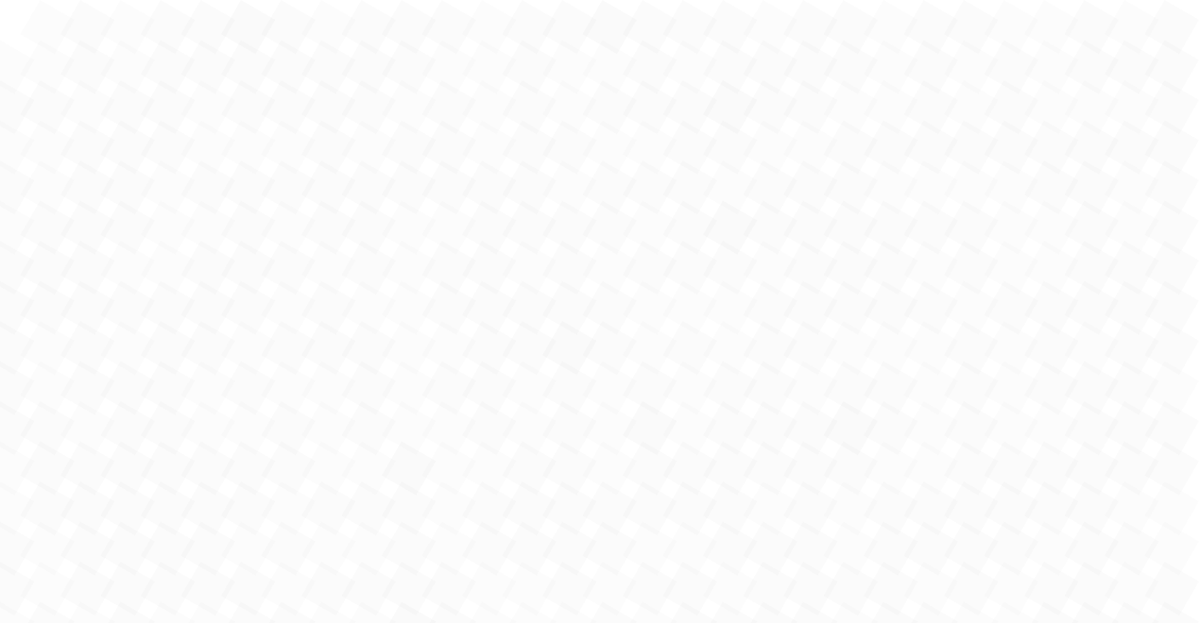
Frame 1 (no input)
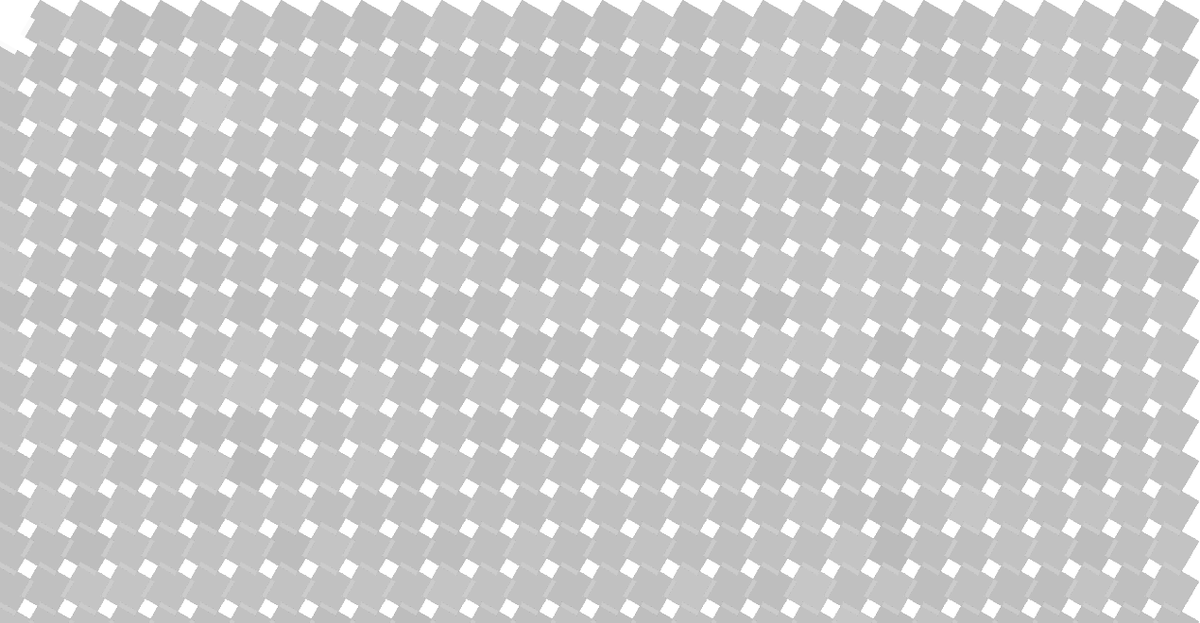
Frame 60 (no input)
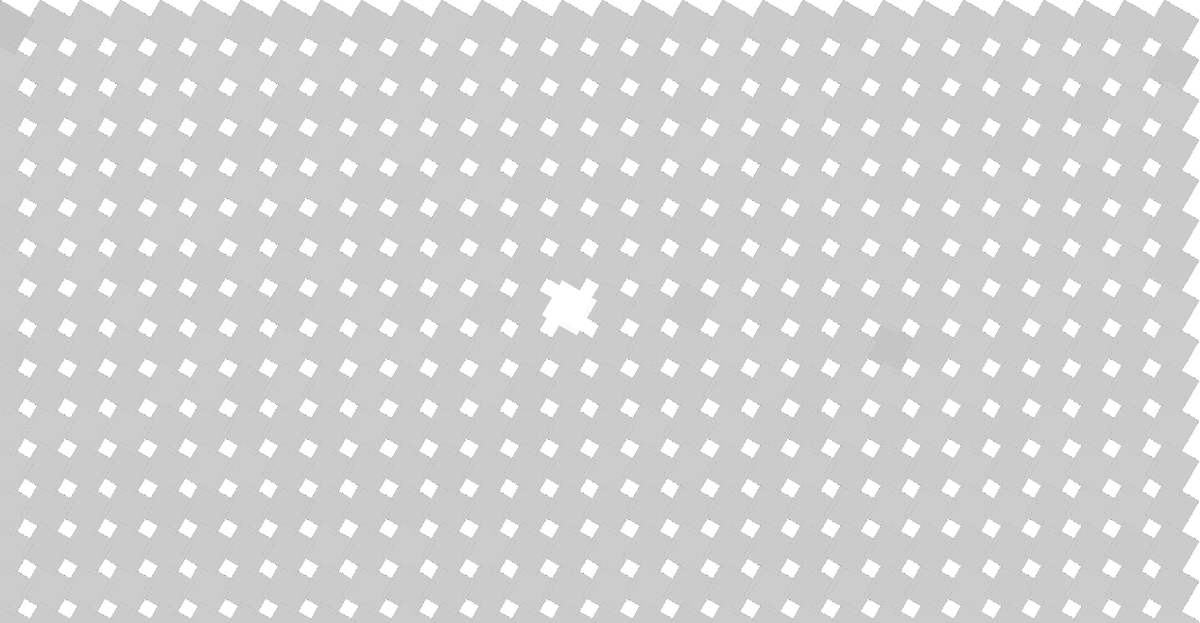
Frame 120 (the mouse pressed at the canvas centre since frame 60)

The p5.js sketch that drew these frames (run headless with seeded random() and noise() and a simulated clock; from frame 60 on, the mouse is pressed at the canvas centre):

// p5.js sketch
// ── sketch.js
//coordinates variables
var quadX1 = 0;
var quadX2 = 42;
var quadY1 = 0;
var quadY2 = 42;
//space between squares
var espaco = 42.5;
//color
var cor = 0;
//transparency
var transparencia = 10;

function setup() {
  createCanvas(1270, 660);
}

function draw() {
  goThroughSquares();
}
  
  function goThroughSquares(){
  noStroke();
  for (quadX1 = 0; quadX1 <= 1260; quadX1 = quadX1 + espaco) {
    for (quadY1 = 0; quadY1 < 660; quadY1 = quadY1 + espaco) {
      if (mouseX >= quadX1 && mouseX < quadX1 + quadX2 && mouseY >= quadY1 && mouseY < quadY1 + quadY2) {
        noStroke();
        cor = 255;
        transparencia = 255;
      } else {
        cor = random(175, 200);
        transparencia = 15;
      }
      push();
      translate(quadX1, quadY1);//move the machine
      rotate(PI/6);//rotate the machine
      fill(cor,transparencia);
      rect(0,0, quadX2, quadY2);
      pop();
    }
  }
  }
 
